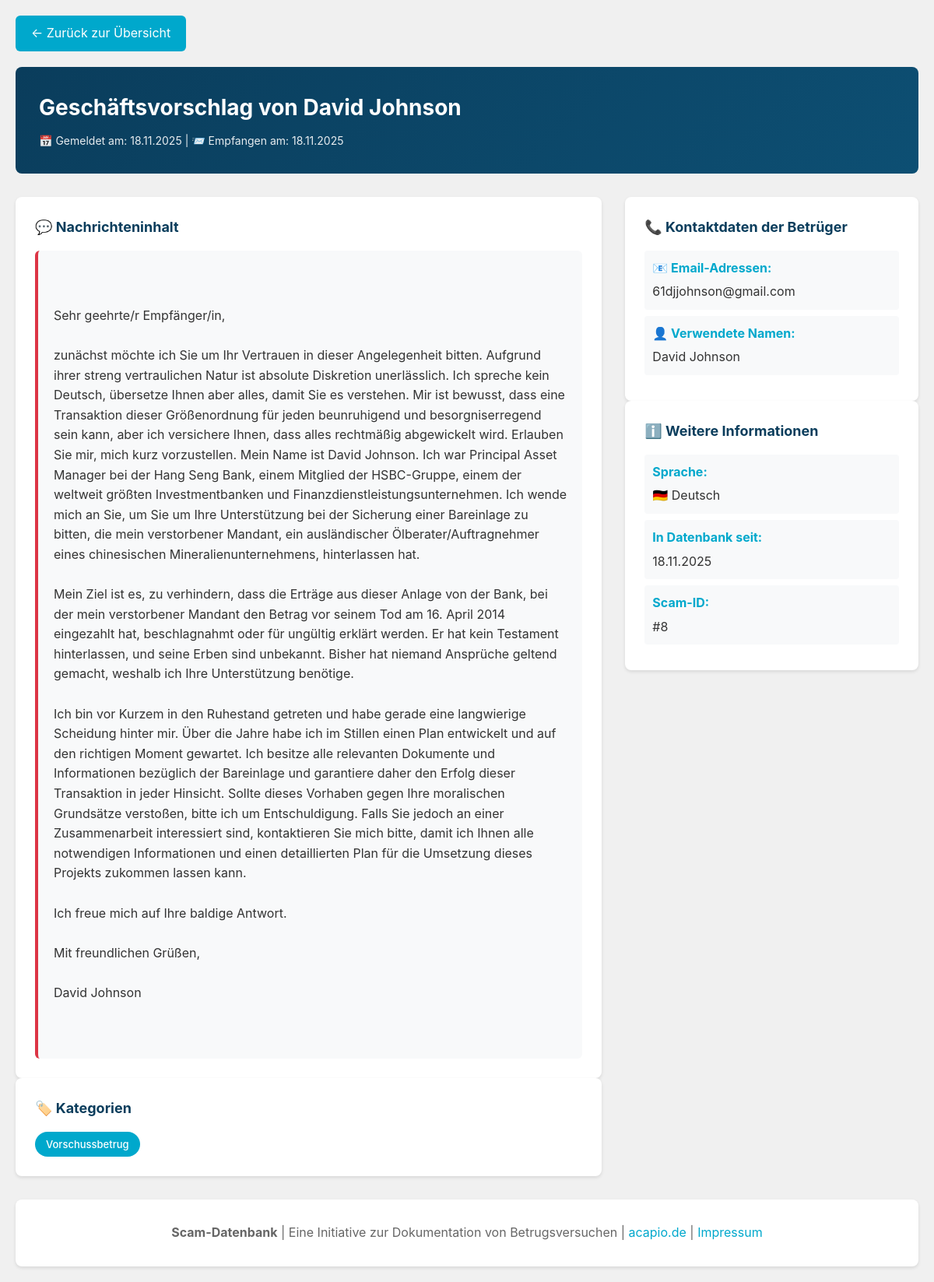
The page /scam.php?id=8 on the database its author committed.
### tables this page shows
CREATE TABLE `scams` (
  `id` int NOT NULL,
  `scam_type` varchar(100) NOT NULL,
  `message_content` text NOT NULL,
  `language` varchar(10) DEFAULT 'de',
  `date_received` date DEFAULT NULL,
  `date_submitted` datetime DEFAULT CURRENT_TIMESTAMP,
  `notes` text,
  `status` enum('pending','approved','rejected') DEFAULT 'approved',
  `ip_address` varchar(45) DEFAULT NULL,
  `created_at` timestamp NULL DEFAULT CURRENT_TIMESTAMP,
  `updated_at` timestamp NULL DEFAULT CURRENT_TIMESTAMP ON UPDATE CURRENT_TIMESTAMP
);

CREATE TABLE `scam_categories` (
  `id` int NOT NULL,
  `name` varchar(100) NOT NULL,
  `description` text
);

CREATE TABLE `scam_emails` (
  `id` int NOT NULL,
  `scam_id` int NOT NULL,
  `email_address` varchar(255) NOT NULL
);

CREATE TABLE `scam_names` (
  `id` int NOT NULL,
  `scam_id` int NOT NULL,
  `name` varchar(255) NOT NULL
);

### config/database.php (called while the page is built, shortened)
<?php
function getDbConnection() {
    static $pdo = null;
    if ($pdo === null) {
        try {
            $dsn = "mysql:host=" . DB_HOST . ";dbname=" . DB_NAME . ";charset=" . DB_CHARSET;
            $options = [
                PDO::ATTR_ERRMODE            => PDO::ERRMODE_EXCEPTION,
                PDO::ATTR_DEFAULT_FETCH_MODE => PDO::FETCH_ASSOC,
                PDO::ATTR_EMULATE_PREPARES   => true,
            ];
            $pdo = new PDO($dsn, DB_USER, DB_PASS, $options);
        } catch (PDOException $e) {
            error_log("Database connection failed: " . $e->getMessage());
            die("Database connection failed. Please try again later.");
        }
    }
    return $pdo;
}
function executeQuery($sql, $params = []) {
    try {
        $pdo = getDbConnection();
        $stmt = $pdo->prepare($sql);
        $stmt->execute($params);
        return $stmt;
    } catch (PDOException $e) {
        error_log("Query execution failed: " . $e->getMessage());
        throw $e;
    }
}
function fetchOne($sql, $params = []) {
    $stmt = executeQuery($sql, $params);
    return $stmt->fetch();
}
function fetchAll($sql, $params = []) {
    $stmt = executeQuery($sql, $params);
    return $stmt->fetchAll();
}

### includes/functions.php (called while the page is built, shortened)
<?php
function h($string) {
    return htmlspecialchars($string ?? '', ENT_QUOTES, 'UTF-8');
}
function getScamById($id) {
    $scam = fetchOne("SELECT * FROM scams WHERE id = :id", [':id' => $id]);
    $scam['emails'] = fetchAll("SELECT * FROM scam_emails WHERE scam_id = :id", [':id' => $id]);
    $scam['names'] = fetchAll("SELECT * FROM scam_names WHERE scam_id = :id", [':id' => $id]);
    $scam['phones'] = fetchAll("SELECT * FROM scam_phone_numbers WHERE scam_id = :id", [':id' => $id]);
    $scam['categories'] = fetchAll(
        "SELECT sc.* FROM scam_categories sc
         JOIN scam_category_link scl ON sc.id = scl.category_id
         WHERE scl.scam_id = :id",
        [':id' => $id]
    );
    return $scam;
}
function formatDate($date, $format = 'd.m.Y') {
    return date($format, strtotime($date));
}

### scam.php (the view, shortened to what this page needs)
<?php
require_once 'config/database.php';
require_once 'includes/functions.php';
$scamId = isset($_GET['id']) ? intval($_GET['id']) : 0;
try {
    $scam = getScamById($scamId);
} catch (Exception $e) {
    header('Location: index.php');
    exit;
}
?>
<!DOCTYPE html>
<html lang="de">
<head>
    <link rel="stylesheet" href="assets/css/public.css">
</head>
<body>
    <div class="container">
        <a href="index.php" class="back-button">← Zurück zur Übersicht</a>
        <header class="detail-header">
            <h1><?php echo htmlspecialchars($scam['scam_type']); ?></h1>
            <div class="meta">
                📅 Gemeldet am: <?php echo formatDate($scam['date_submitted']); ?>
                <?php if (!empty($scam['date_received'])): ?>
                | 📨 Empfangen am: <?php echo formatDate($scam['date_received']); ?>
                <?php endif; ?>
            </div>
        </header>
        <div class="detail-grid">
            <div>
                <article class="detail-box">
                    <h3>💬 Nachrichteninhalt</h3>
                    <div class="message-content" itemprop="text">
                        <pre style="white-space: pre-wrap; word-wrap: break-word; font-family: inherit; margin: 0;"><?php echo h($scam['message_content']); ?></pre>
                    </div>
                </article>
                <?php if (!empty($scam['categories'])): ?>
                <div class="detail-box">
                    <h3>🏷️ Kategorien</h3>
                    <div class="category-tags">
                        <?php foreach ($scam['categories'] as $cat): ?>
                        <span class="category-tag"><?php echo htmlspecialchars($cat['name']); ?></span>
                        <?php endforeach; ?>
                    </div>
                </div>
                <?php endif; ?>
            </div>
            <div>
                <div class="detail-box">
                    <h3>📞 Kontaktdaten der Betrüger</h3>
                    <?php if (!empty($scam['emails']) || !empty($scam['names']) || !empty($scam['phones'])): ?>
                    <ul class="contact-list">
                        <?php if (!empty($scam['emails'])): ?>
                        <li>
                            <strong>📧 Email-Adressen:</strong>
                            <?php foreach ($scam['emails'] as $email): ?>
                                <div style="margin-top: 5px;">
                                    <?php echo htmlspecialchars($email['email_address']); ?>
                                </div>
                            <?php endforeach; ?>
                        </li>
                        <?php endif; ?>
                        <?php if (!empty($scam['names'])): ?>
                        <li>
                            <strong>👤 Verwendete Namen:</strong>
                            <?php foreach ($scam['names'] as $name): ?>
                                <div style="margin-top: 5px;">
                                    <?php echo htmlspecialchars($name['name']); ?>
                                </div>
                            <?php endforeach; ?>
                        </li>
                        <?php endif; ?>
                    </ul>
                    <?php else: ?>
                    <p style="color: #999; text-align: center; padding: 20px;">
                        Keine Kontaktdaten dokumentiert
                    </p>
                    <?php endif; ?>
                </div>
                <div class="detail-box">
                    <h3>ℹ️ Weitere Informationen</h3>
                    <ul class="contact-list">
                        <li>
                            <strong>Sprache:</strong>
                            <?php
                            $languages = [
                                'de' => '🇩🇪 Deutsch',
                                'en' => '🇬🇧 Englisch',
                                'fr' => '🇫🇷 Französisch',
                                'es' => '🇪🇸 Spanisch',
                                'other' => '🌍 Andere'
                            ];
                            echo htmlspecialchars($languages[$scam['language']] ?? $scam['language']);
                            ?>
                        </li>
                        <li>
                            <strong>In Datenbank seit:</strong>
                            <?php echo formatDate($scam['date_submitted']); ?>
                        </li>
                        <li>
                            <strong>Scam-ID:</strong>
                            #<?php echo $scam['id']; ?>
                        </li>
                    </ul>
                </div>
            </div>
        </div>
<?php require_once 'includes/public-footer.php'; ?>

### assets/css/public.css (style rules this page uses)
* { margin: 0; padding: 0; box-sizing: border-box; }
body { font-family: -apple-system, BlinkMacSystemFont, 'Segoe UI', Arial, sans-serif; background-color: #f0f0f0; color: #333; line-height: 1.6; }
.container { max-width: 1200px; margin: 0 auto; padding: 20px; }
.detail-header { background: linear-gradient(135deg, #0a3d5c 0%, #0d4f73 100%); color: white; padding: 30px; border-radius: 8px; margin-bottom: 30px; }
.detail-header h1 { font-size: 28px; margin-bottom: 10px; }
.detail-header .meta { font-size: 14px; opacity: 0.9; }
.detail-grid { display: grid; grid-template-columns: 2fr 1fr; gap: 30px; margin-bottom: 30px; }
.detail-box { background: white; padding: 25px; border-radius: 8px; box-shadow: 0 2px 4px rgba(0,0,0,0.1); }
.detail-box h3 { font-size: 18px; margin-bottom: 15px; color: #0a3d5c; display: flex; align-items: center; gap: 8px; }
.message-content { background: #f8f9fa; padding: 20px; border-radius: 6px; border-left: 4px solid #dc3545; white-space: pre-wrap; word-wrap: break-word; font-family: inherit; line-height: 1.6; }
.contact-list { list-style: none; }
.contact-list li { padding: 10px; background: #f8f9fa; margin-bottom: 8px; border-radius: 4px; word-break: break-all; }
.contact-list li strong { display: block; margin-bottom: 5px; color: #00a8cc; }
.category-tags { display: flex; flex-wrap: wrap; gap: 8px; margin-top: 10px; }
.category-tag { background: #00a8cc; color: white; padding: 6px 14px; border-radius: 16px; font-size: 13px; font-weight: 500; }
.back-button { display: inline-block; padding: 10px 20px; background: #00a8cc; color: white; text-decoration: none; border-radius: 6px; margin-bottom: 20px; transition: transform 0.2s; }

### rows shown on the page
scams: scam_type "Geschäftsvorschlag von David Johnson", date_submitted "18.11.2025", date_received "18.11.2025", message_content "Sehr geehrte/r Empfänger/in, zunächst möchte ich Sie um Ihr Vertrauen in dieser Angelegenheit bitten. Aufgrund ihrer streng vertraulichen Natur ist absolute Diskretion unerlässlich. Ich spreche kein Deutsch, übersetze Ihnen aber alles, damit Sie es verstehen. Mir ist bewusst, dass eine Transaktion dieser Größenordnung für jeden beunruhigend und besorgniserregend sein kann, aber ich versichere Ihnen, dass alles rechtmäßig abgewickelt wird. Erlauben Sie mir, mich kurz vorzustellen. Mein Name ist David Johnson. Ich war Principal Asset Manager bei der Hang Seng Bank, einem Mitglied der HSBC-Gruppe, einem der weltweit größten Investmentbanken und Finanzdienstleistungsunternehmen. Ich wende mich…", language "🇩🇪 Deutsch", id "8"
scam_categories: name "Vorschussbetrug"
scam_emails: email_address "61djjohnson@gmail.com"
scam_names: name "David Johnson"
